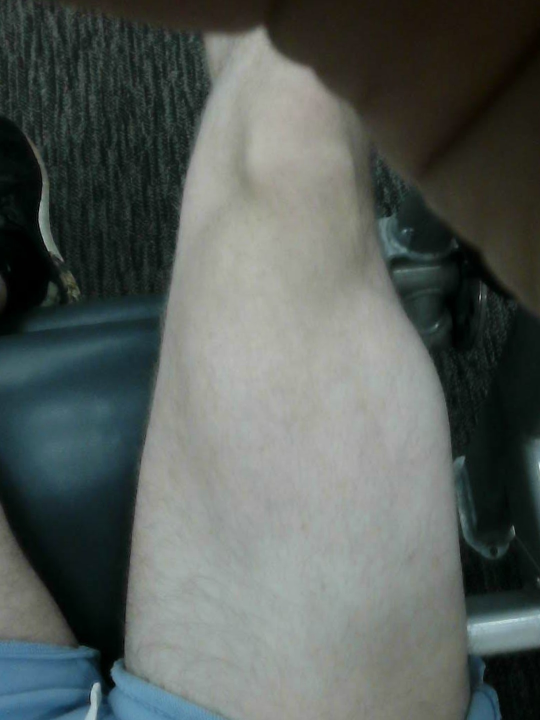
#> input picture Media/Images/original_leg_day/FLIR_20220906_102026_232-Visual.jpeg, 1080 x 1440 px (shown at 1/2 size)
$ jupyter execute --allow-errors image_segment.ipynb
#> lines starting #> are read from the running program, lines starting #| are printed output that depends on the picture; after the words box and inside, x2 and y2 are one past the last pixel; in counts of white or black regions, pixels touching at a corner belong together
Main Resources:

https://github.com/opencv/opencv/issues/18120
https://stackoverflow.com/questions/9868963/cvimwrite-could-not-find-a-writer-for-the-specified-extension
https://pyimagesearch.com/2020/07/27/opencv-grabcut-foreground-segmentation-and-extraction/
https://www.geeksforgeeks.org/python-opencv-cv2-imwrite-method/

This file contains test code that runs the GrabCut algorithm on a sample image. Later it will include testing for robustness.

[cell 1]
import cv2
import os
import time
import argparse

import numpy as np

[cell 2]
ap = argparse.ArgumentParser()
ap.add_argument("-i", "--image", type=str,
	default=os.path.sep.join(["images", "adrian.jpg"]),
	help="path to input image that we'll apply GrabCut to")
#> (the rest of this cell did not finish here and is left out)

[cell 3]
# For ipynb, simulate inputs
image = "../../Media/Images/original_leg_day/FLIR_20220906_102026_232-Visual.jpeg"
computed_media_folder = "../../Media/Computed_Media/image_segmentation/"
iter = 10

args = {"image":image, "iter":iter}

[cell 4]
image = cv2.imread(args["image"])
#> image is the input picture: shape (1440, 1080, 3); mean B, G, R 90.5, 94.1, 87.1
mask = np.zeros(image.shape[:2], dtype="uint8")

# Print image with axes to estimate bounding box

cv2.imshow("Sample Image", image)
cv2.waitKey(0) # Wait for a keypress otherwise the kernel instantly crashes
cv2.destroyAllWindows()

rect = (246, 200, 700, 1330)

[cell 5]
# allocate memory for two arrays that the GrabCut algorithm internally
# uses when segmenting the foreground from the background
fgModel = np.zeros((1, 65), dtype="float")
bgModel = np.zeros((1, 65), dtype="float")

# apply GrabCut using the the bounding box segmentation method
start = time.time()
(mask, bgModel, fgModel) = cv2.grabCut(image, mask, rect, bgModel,
	fgModel, iterCount=args["iter"], mode=cv2.GC_INIT_WITH_RECT)
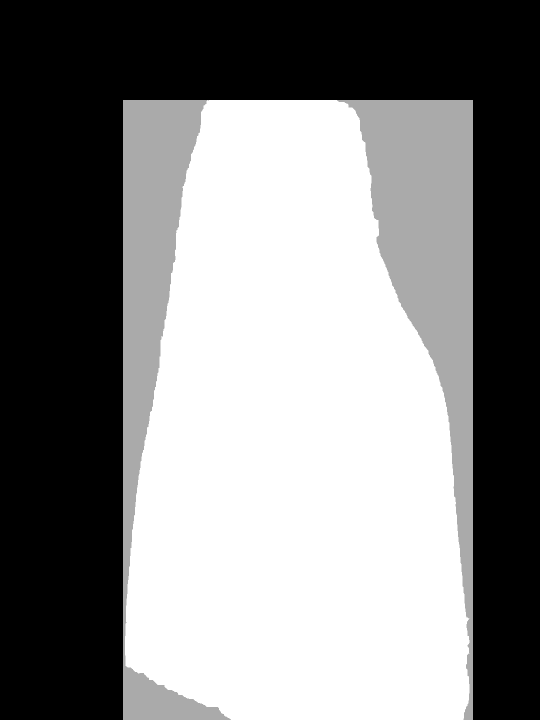
#> mask: shape (1440, 1080) (shown at 1/2 size); min 0, max 3, mean 1.54; drawn with min black and max white
end = time.time()
print("[INFO] applying GrabCut took {:.2f} seconds".format(end - start))

[cell 6]
# the output mask has for possible output values, marking each pixel
# in the mask as (1) definite background, (2) definite foreground,
# (3) probable background, and (4) probable foreground
values = (
	("Definite Background", cv2.GC_BGD),
	("Probable Background", cv2.GC_PR_BGD),
	("Definite Foreground", cv2.GC_FGD),
	("Probable Foreground", cv2.GC_PR_FGD),
)
# loop over the possible GrabCut mask values
for (name, value) in values:
    # construct a mask that for the current value
    print("[INFO] showing mask for '{}'".format(name))
    valueMask = (mask == value).astype("uint8") * 255
    # display the mask so we can visualize it
    cv2.imshow(name, valueMask)
    cv2.waitKey(0)
    cv2.destroyAllWindows()
#> this loop made 4 passes
#> pass 1, `valueMask = (mask == value).astype("uint8") * 255`:
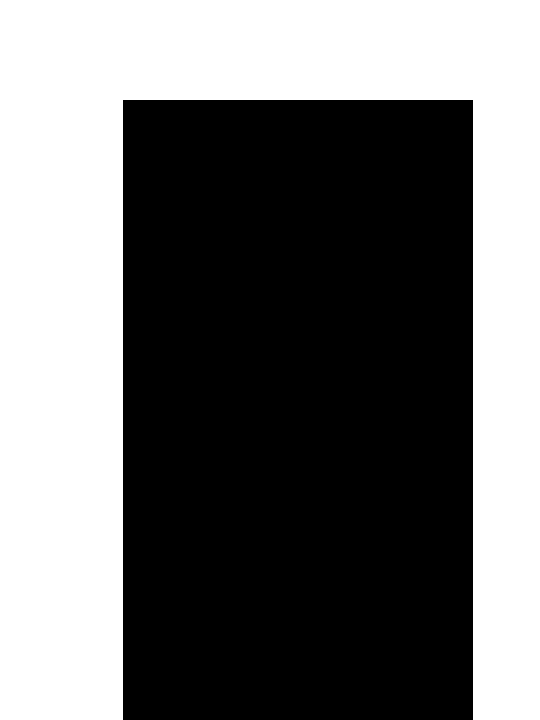
#> valueMask: shape (1440, 1080) (shown at 1/2 size); 44.2% white; 1 white region, box (x1, y1, x2, y2) and area: (0, 0, 1080, 1440) 687200
#> pass 2, `valueMask = (mask == value).astype("uint8") * 255`:
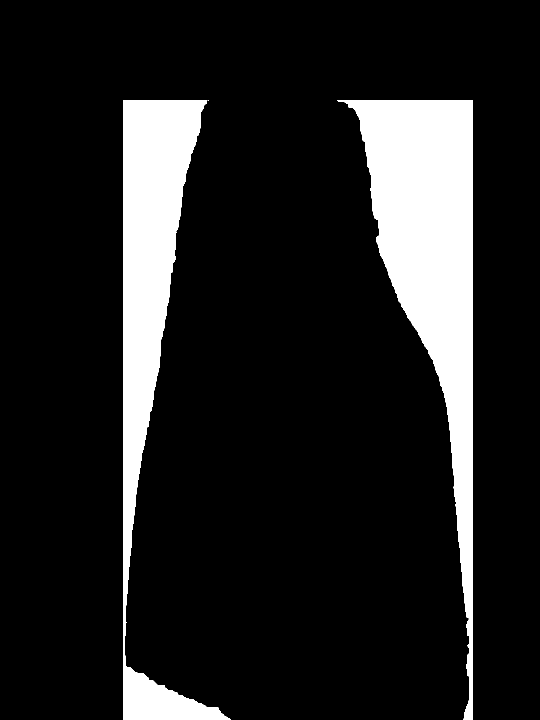
#> valueMask: shape (1440, 1080) (shown at 1/2 size); 13.1% white; 3 white regions (1 under 20 px), largest, box (x1, y1, x2, y2) and area: (674, 200, 946, 1440) 115894, (246, 200, 462, 1440) 88468

[cell 7]
# we'll set all definite background and probable background pixels
# to 0 while definite foreground and probable foreground pixels are
# set to 1
outputMask = np.where((mask == cv2.GC_BGD) | (mask == cv2.GC_PR_BGD),
	0, 1)
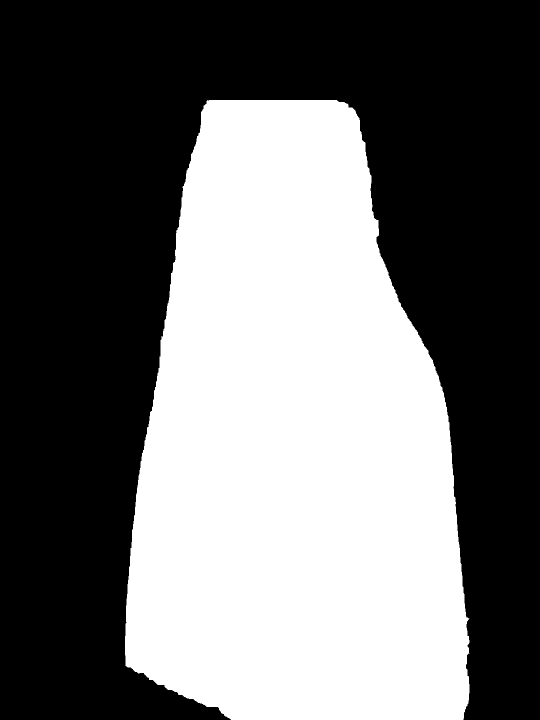
#> outputMask: shape (1440, 1080) int64 (shown at 1/2 size); values 0 (black) and 1 (white), 42.7% white; 1 white region, box (x1, y1, x2, y2) and area: (250, 200, 939, 1440) 663636
# scale the mask from the range [0, 1] to [0, 255]
outputMask = (outputMask * 255).astype("uint8")
# apply a bitwise AND to the image using our mask generated by
# GrabCut to generate our final output image
output = cv2.bitwise_and(image, image, mask=outputMask)
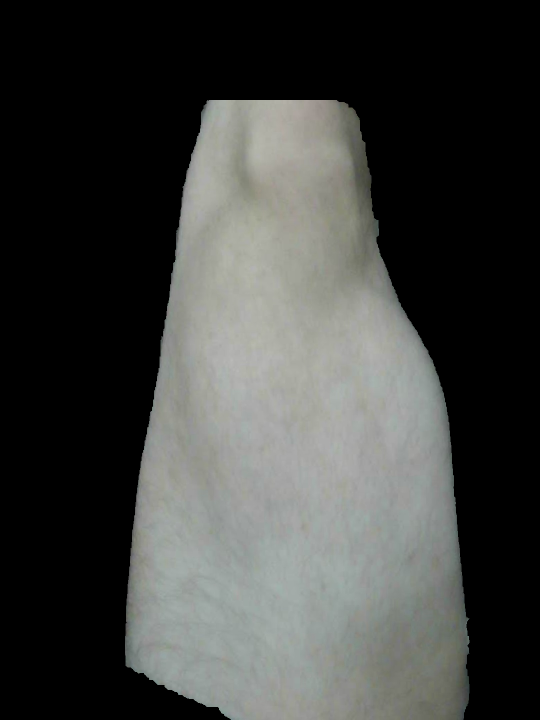
#> output: shape (1440, 1080, 3) (shown at 1/2 size); mean B, G, R 63.4, 65.8, 64.4

[cell 8]
cv2.imshow("Input", image)
cv2.imshow("GrabCut Mask", outputMask)
cv2.imshow("GrabCut Output", output)
cv2.waitKey(0)
cv2.destroyAllWindows()

Write Files to Folder

[cell 9]
# Save the images to Computed Media folder
cv2.imwrite(computed_media_folder + "input_image.png", image)
cv2.imwrite(computed_media_folder + "output_mask.png", outputMask)
cv2.imwrite(computed_media_folder + "output_image.png", output)

for (name, value) in values:
    valueMask = (mask == value).astype("uint8") * 255
    cv2.imwrite(computed_media_folder + name.replace(" ", '-') + ".png", valueMask)
